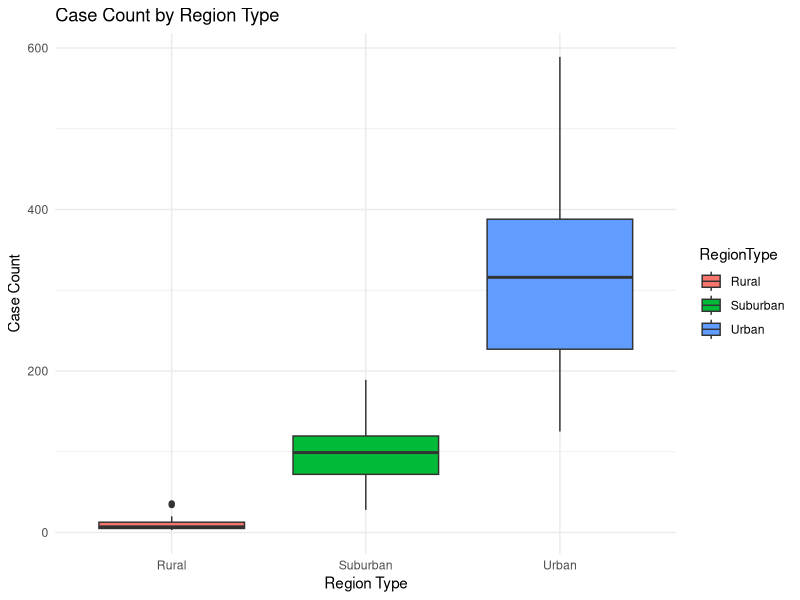
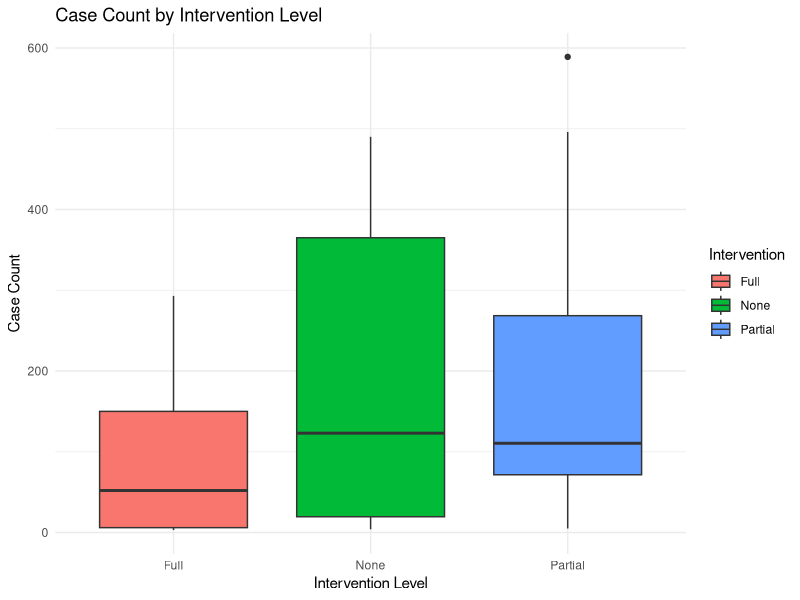
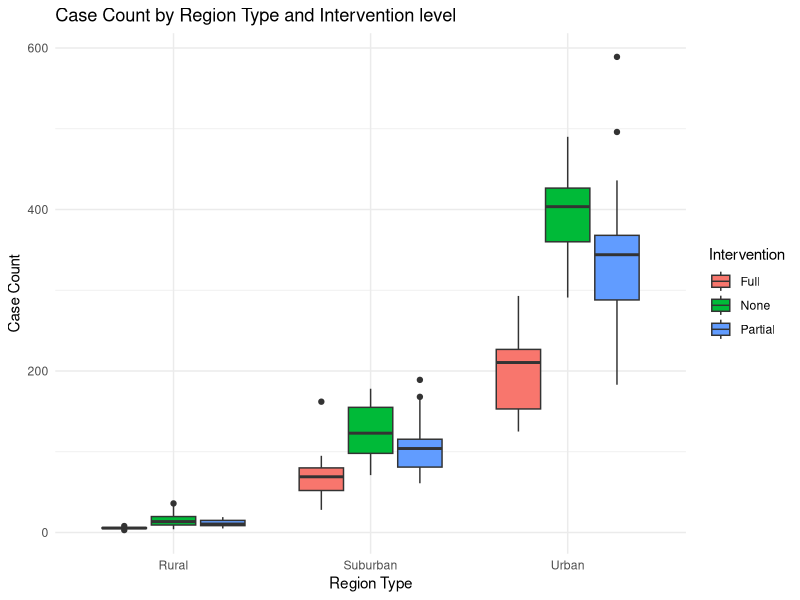
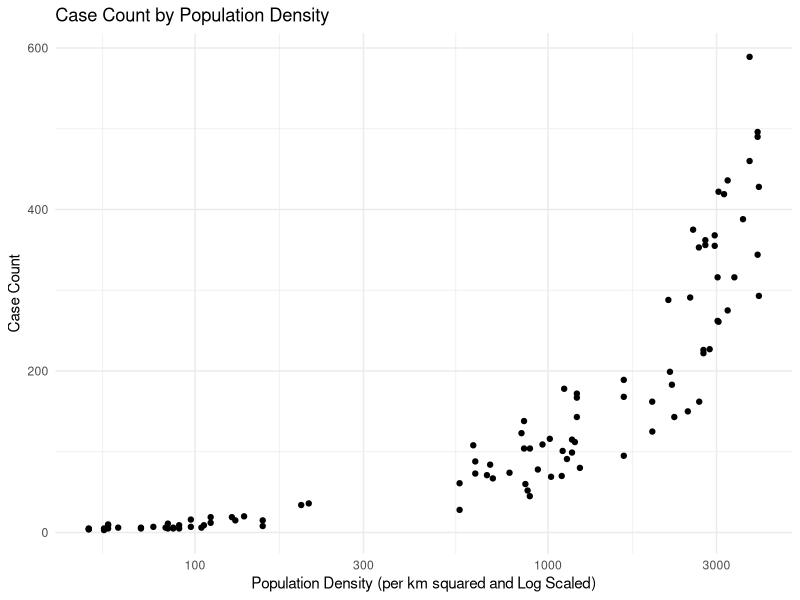

Source code (R) for these figures, in order:
## ---- chunk 1
# loading dslabs package
library(dplyr)
library(purrr)
library(lubridate)
library(ggplot2)
library(here)
## ---- chunk 2
# set a seed for reproducibility
set.seed(123)

# define number of observations
n_observations <- 100

## ---- chunk 3
# create empty data frame with placeholders for variables

syn_data <- data.frame(
  DistrictID = numeric(n_observations),
  RegionType = character(n_observations),
  CaseCount = numeric(n_observations),
  VaccinationRate = numeric(n_observations),
  PopulationDensity = numeric(n_observations),
  AttackRate = numeric(n_observations),
  Intervention = character(n_observations)
)

# Variable 1: District ID
syn_data$DistrictID <- 1:n_observations

# Variable 2: Region Type (Categorical variable)
syn_data$RegionType <- purrr::map_chr(sample(c("Urban", "Rural", "Suburban"), n_observations, replace = TRUE), as.character)



# Variable 4: Vaccination Rate
syn_data$VaccinationRate <- runif(n_observations, min = 0.5, max = 1.0)

# Variable 5: Population Density (per km squared)
syn_data$PopulationDensity <- with(syn_data, ifelse(
  RegionType == "Urban", rnorm(sum(RegionType == "Urban"), mean = 3000, sd = 500),
  ifelse(RegionType == "Suburban", rnorm(sum(RegionType == "Suburban"), mean = 1000, sd = 300),
         rnorm(sum(RegionType == "Rural"), mean = 100, sd = 50)
  )
))

# Variable 7: Level of Public Health Intervention
syn_data$Intervention <- purrr::map_chr(sample(c("None", "Partial", "Full"), n_observations, replace = TRUE), as.character)

# Variable 6: Attack Rate (Assisted with by ChatGPT)
syn_data$AttackRate <- ifelse(
  syn_data$RegionType == "Urban",
  runif(n_observations, min = 0.05, max = 0.2) * ifelse(syn_data$Intervention == "Full", 0.7, 1.2),
  runif(n_observations, min = 0.01, max = 0.15)
)


# Variable 3: Case Count (Numerical Variable) Assisted with by ChatGPT (moved down here to follow coding flow)
syn_data$CaseCount <- round(
  (200 / (syn_data$VaccinationRate * 2)) * 
  (syn_data$PopulationDensity / 1000) * 
  ifelse(syn_data$Intervention == "Full", 0.5, 
         ifelse(syn_data$Intervention == "Partial", 0.8, 1.0))
)

# Ensure logical bounds
syn_data$CaseCount <- pmax(syn_data$CaseCount, 0)
syn_data$AttackRate <- round(pmax(pmin(syn_data$AttackRate, 1), 0.01), 2)
syn_data$PopulationDensity <- pmax(syn_data$PopulationDensity, 50)  # Density cannot be negative
syn_data$VaccinationRate <- round(syn_data$VaccinationRate, 2)  # Round vaccination rates
syn_data$PopulationDensity <- pmax(syn_data$PopulationDensity, 10)


## ---- chunk 4

# Summary of data
summary(syn_data)
dplyr::glimpse(syn_data) 

# Region Case Count
region_cases <- ggplot(syn_data, aes(x = RegionType, y = CaseCount, fill = RegionType)) + geom_boxplot() + theme_minimal() + labs(title = "Case Count by Region Type",
                        x = "Region Type",
                        y = "Case Count")

print(region_cases)


# Intervention x Case Count
intervention_cases <- ggplot(syn_data, aes(x = Intervention, y = CaseCount, fill = Intervention)) + geom_boxplot() + theme_minimal() + labs(title = "Case Count by Intervention Level",
                        x = "Intervention Level",
                        y = "Case Count")

print(intervention_cases)

# Region x Intervention x Case Count
region_intervention_cases <- ggplot(syn_data, aes(x = RegionType, y = CaseCount, fill = Intervention)) + geom_boxplot() + theme_minimal() + labs(title = "Case Count by Region Type and Intervention level",
                        x = "Region Type",
                        y = "Case Count")

print(region_intervention_cases)

# Population Density x Case Count
density_cases <- ggplot(syn_data, aes(x = PopulationDensity, y =CaseCount)) + geom_point() + theme_minimal() +
    labs(title = "Case Count by Population Density",
         x = "Population Density (per km squared and Log Scaled)",
         y = "Case Count") +
    scale_x_log10()

print(density_cases)
## ---- chunk 5
# Creation of Linear Model with 3 variables, population density, vaccination rate, and intervention
lm_model_everything <- lm(CaseCount ~ PopulationDensity + VaccinationRate + Intervention, data = syn_data)
summary(lm_model_everything)

# Creation of ANOVA to test if intervention levels signficantly affect case count
anova_model <- aov(CaseCount ~ Intervention, data = syn_data)
summary(anova_model)

# Principle Component Analysis (suggested by ChatGPT) to view which variables explain the variance
pca_model <- prcomp(syn_data[, c("PopulationDensity", "VaccinationRate", "CaseCount")], center = TRUE, scale. = TRUE)
summary(pca_model)

## ---- chunk 6



